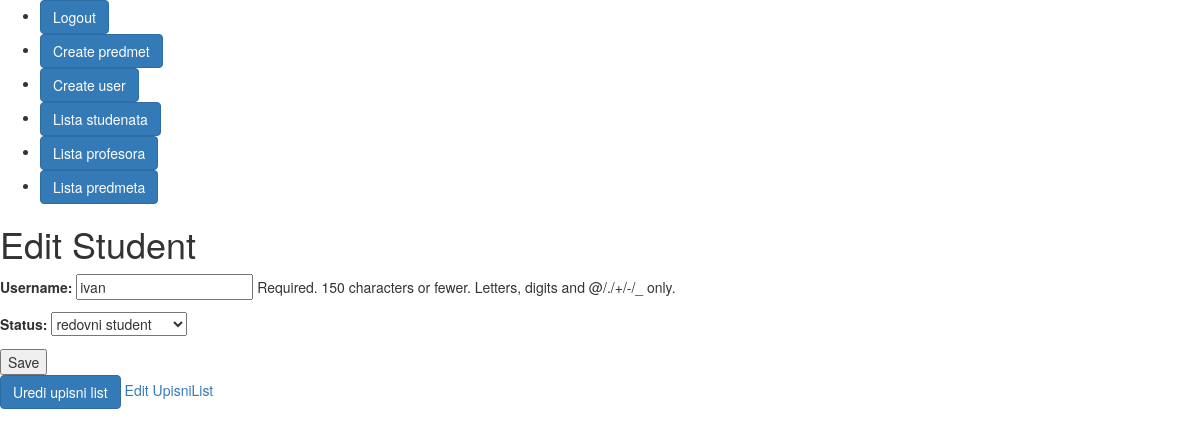
Page /studenti/2/edit/ (signed in) on the earlier database version.
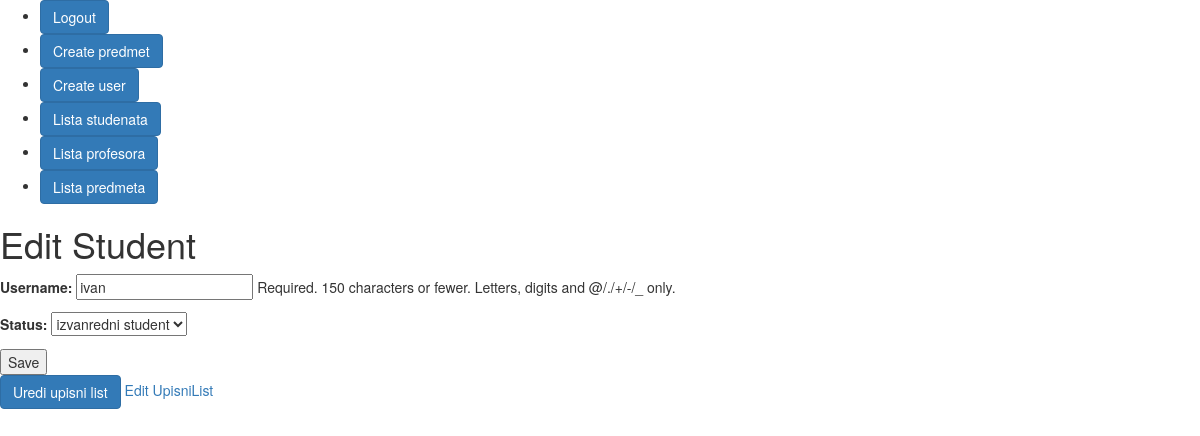
Same page on the later database version.
### appUpisStudenata/models.py (models this page shows)
class Korisnik(AbstractUser):
    role = models.ForeignKey(Role, on_delete=models.SET_NULL,blank=True, null=True, related_name="rola" )
    statusi = (('none', 'None'), ('izv', 'izvanredni student'), ('red', 'redovni student'))
    status = models.CharField(max_length=50, choices=statusi)

### appUpisStudenata/views.py (the view)
# urls.py: path('studenti/<int:pk>/edit/', StudentiUpdateView.as_view(), name='editStudent'),
class StudentiUpdateView(LoginRequiredMixin, UpdateView):
    model = Korisnik
    fields = ['username', 'status']
    template_name = 'studentEdit.html'
    success_url = '/list-studenti/'
    def dispatch(self, request, *args, **kwargs):
        if request.user.role.role != 'ADMIN':
            return HttpResponseForbidden("Access Denied")
        return super().dispatch(request, *args, **kwargs)
    def get_context_data(self, **kwargs):
        context = super().get_context_data(**kwargs)
        context['student'] = self.get_object()
        return context

### appUpisStudenata/templates/studentEdit.html (shortened to what this page needs)
{% extends 'base.html' %}
{% block content %}
  <h1>Edit Student</h1>
  <form method="post">
    {{ form.as_p }}
    <button type="submit">Save</button>
  </form>
  <a href="" class="btn btn-primary">Uredi upisni list</a>
  <a href="{% url 'editUpisniList' student.id %}">Edit UpisniList</a>
{% endblock %}

Differences in the rows shown:
changed Korisnik "ivan": status "redovni student" → "izvanredni student"
